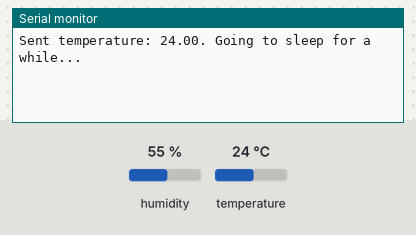
This sketch was run on a simulated Arduino Uno, built with avr-gcc and run on an emulated ATmega328P. Parts: the last lines printed to the serial monitor. Inputs (shaded band) come from the test bench; at power-on: temperature 24 °C, humidity 55 %. No radio packets arrive unless stated.

Above: at 3.2 s.
3.3 s: temperature set to 12 °C
At 4.5 s:
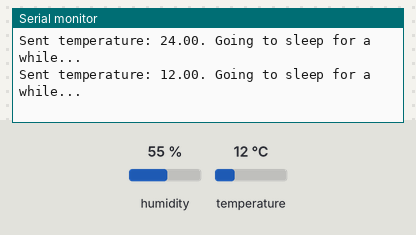
6.0 s: temperature set to 19 °C
At 6.4 s:
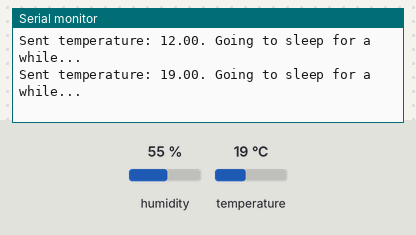
Timing chart, 0 to 9.0 s (numbered marks = the images above; inputs shaded):
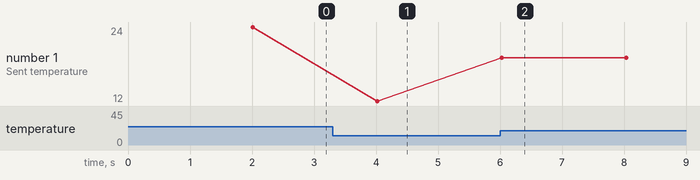

The sketch:

sensor_device.ino
```cpp
#include <nRF24L01.h>
#include <RF24.h>
#include <RF24_config.h>
#include <SPI.h>
#include <dht.h>

#define DHT_PIN 2     // what pin we're connected to

dht DHT;

RF24 radio(9,10);
const uint64_t pipe = 0xE8E8F0F0E2LL;

struct Data {
  uint32_t id;
  float temp;
  float hum;
} data;

void setup(void) {
  data.id = 0xE2E2E2E2; // should be unique per sensor device (change it before uplading the sketch to each new Arduino)

  Serial.begin(9600);
  radio.begin();
  radio.setChannel(0x76);
  radio.openWritingPipe(pipe);
  radio.enableDynamicPayloads();
  delay(2000);
}

void loop(void){
  DHT.read22(DHT_PIN);
  data.temp = DHT.temperature;
  data.hum = DHT.humidity;

  radio.write(&data, sizeof(data));

  Serial.print("Sent temperature: ");
  Serial.print(data.temp);
  Serial.println(". Going to sleep for a while...");

  radio.powerDown();
  delay(2000);
  radio.powerUp();
}
```

Measured:
- after the input at 3.3 s, the serial monitor: prints a new line after 0.72 s (image 1)
- after the input at 6.0 s, the serial monitor: prints a new line at once (image 2)
- plotted number 1: 24 → 12 after the input at 3.3 s, 12 → 19 after the input at 6.0 s
